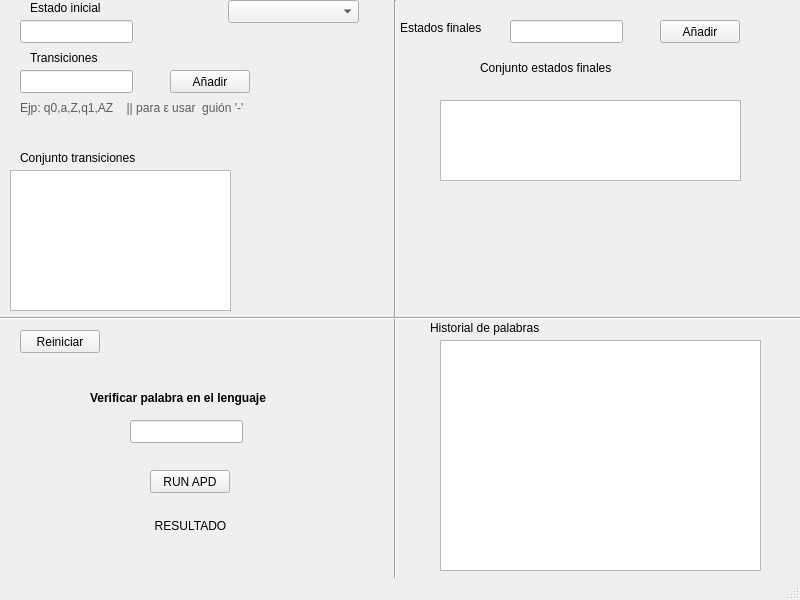
<?xml version="1.0" encoding="UTF-8"?>
<ui version="4.0">
 <class>MainWindow</class>
 <widget class="QMainWindow" name="MainWindow">
  <property name="geometry">
   <rect>
    <x>0</x>
    <y>0</y>
    <width>800</width>
    <height>600</height>
   </rect>
  </property>
  <property name="windowTitle">
   <string>MainWindow</string>
  </property>
  <widget class="QWidget" name="centralwidget">
   <widget class="QLineEdit" name="wordLineEdit">
    <property name="geometry">
     <rect>
      <x>130</x>
      <y>420</y>
      <width>113</width>
      <height>23</height>
     </rect>
    </property>
   </widget>
   <widget class="QLineEdit" name="initialStateLineEdit">
    <property name="geometry">
     <rect>
      <x>20</x>
      <y>20</y>
      <width>113</width>
      <height>23</height>
     </rect>
    </property>
    <property name="text">
     <string/>
    </property>
   </widget>
   <widget class="QLineEdit" name="addTransitionLineEdit">
    <property name="geometry">
     <rect>
      <x>20</x>
      <y>70</y>
      <width>113</width>
      <height>23</height>
     </rect>
    </property>
    <property name="palette">
     <palette>
      <active>
       <colorrole role="WindowText">
        <brush brushstyle="SolidPattern">
         <color alpha="255">
          <red>0</red>
          <green>0</green>
          <blue>0</blue>
         </color>
        </brush>
       </colorrole>
       <colorrole role="Button">
        <brush brushstyle="SolidPattern">
         <color alpha="255">
          <red>74</red>
          <green>74</green>
          <blue>74</blue>
         </color>
        </brush>
       </colorrole>
       <colorrole role="Text">
        <brush brushstyle="SolidPattern">
         <color alpha="255">
          <red>0</red>
          <green>0</green>
          <blue>0</blue>
         </color>
        </brush>
       </colorrole>
       <colorrole role="ButtonText">
        <brush brushstyle="SolidPattern">
         <color alpha="255">
          <red>0</red>
          <green>0</green>
          <blue>0</blue>
         </color>
        </brush>
       </colorrole>
       <colorrole role="PlaceholderText">
        <brush brushstyle="SolidPattern">
         <color alpha="255">
          <red>0</red>
          <green>0</green>
          <blue>0</blue>
         </color>
        </brush>
       </colorrole>
      </active>
      <inactive>
       <colorrole role="WindowText">
        <brush brushstyle="SolidPattern">
         <color alpha="255">
          <red>0</red>
          <green>0</green>
          <blue>0</blue>
         </color>
        </brush>
       </colorrole>
       <colorrole role="Button">
        <brush brushstyle="SolidPattern">
         <color alpha="255">
          <red>74</red>
          <green>74</green>
          <blue>74</blue>
         </color>
        </brush>
       </colorrole>
       <colorrole role="Text">
        <brush brushstyle="SolidPattern">
         <color alpha="255">
          <red>0</red>
          <green>0</green>
          <blue>0</blue>
         </color>
        </brush>
       </colorrole>
       <colorrole role="ButtonText">
        <brush brushstyle="SolidPattern">
         <color alpha="255">
          <red>0</red>
          <green>0</green>
          <blue>0</blue>
         </color>
        </brush>
       </colorrole>
       <colorrole role="PlaceholderText">
        <brush brushstyle="SolidPattern">
         <color alpha="255">
          <red>0</red>
          <green>0</green>
          <blue>0</blue>
         </color>
        </brush>
       </colorrole>
      </inactive>
      <disabled>
       <colorrole role="WindowText">
        <brush brushstyle="SolidPattern">
         <color alpha="255">
          <red>0</red>
          <green>0</green>
          <blue>0</blue>
         </color>
        </brush>
       </colorrole>
       <colorrole role="Button">
        <brush brushstyle="SolidPattern">
         <color alpha="255">
          <red>74</red>
          <green>74</green>
          <blue>74</blue>
         </color>
        </brush>
       </colorrole>
       <colorrole role="Text">
        <brush brushstyle="SolidPattern">
         <color alpha="255">
          <red>0</red>
          <green>0</green>
          <blue>0</blue>
         </color>
        </brush>
       </colorrole>
       <colorrole role="ButtonText">
        <brush brushstyle="SolidPattern">
         <color alpha="255">
          <red>0</red>
          <green>0</green>
          <blue>0</blue>
         </color>
        </brush>
       </colorrole>
       <colorrole role="PlaceholderText">
        <brush brushstyle="SolidPattern">
         <color alpha="255">
          <red>0</red>
          <green>0</green>
          <blue>0</blue>
         </color>
        </brush>
       </colorrole>
      </disabled>
     </palette>
    </property>
    <property name="font">
     <font>
      <kerning>true</kerning>
     </font>
    </property>
    <property name="styleSheet">
     <string notr="true">QLineEdit{
	color: #000000
}</string>
    </property>
    <property name="text">
     <string/>
    </property>
   </widget>
   <widget class="QLineEdit" name="addFinalStateLineEdit">
    <property name="geometry">
     <rect>
      <x>510</x>
      <y>20</y>
      <width>113</width>
      <height>23</height>
     </rect>
    </property>
   </widget>
   <widget class="QPushButton" name="addFinalStateButton">
    <property name="geometry">
     <rect>
      <x>660</x>
      <y>20</y>
      <width>80</width>
      <height>23</height>
     </rect>
    </property>
    <property name="text">
     <string>Añadir</string>
    </property>
   </widget>
   <widget class="QPushButton" name="addTransitionButton">
    <property name="geometry">
     <rect>
      <x>170</x>
      <y>70</y>
      <width>80</width>
      <height>23</height>
     </rect>
    </property>
    <property name="text">
     <string>Añadir</string>
    </property>
   </widget>
   <widget class="QPushButton" name="resetButton">
    <property name="geometry">
     <rect>
      <x>20</x>
      <y>330</y>
      <width>80</width>
      <height>23</height>
     </rect>
    </property>
    <property name="font">
     <font>
      <weight>50</weight>
      <bold>false</bold>
     </font>
    </property>
    <property name="text">
     <string>Reiniciar</string>
    </property>
   </widget>
   <widget class="QPushButton" name="evaluateButton">
    <property name="geometry">
     <rect>
      <x>150</x>
      <y>470</y>
      <width>80</width>
      <height>23</height>
     </rect>
    </property>
    <property name="text">
     <string>RUN APD</string>
    </property>
   </widget>
   <widget class="QListWidget" name="transitionsListWidget">
    <property name="geometry">
     <rect>
      <x>10</x>
      <y>170</y>
      <width>221</width>
      <height>141</height>
     </rect>
    </property>
   </widget>
   <widget class="QListWidget" name="historyListWidget">
    <property name="geometry">
     <rect>
      <x>440</x>
      <y>340</y>
      <width>321</width>
      <height>231</height>
     </rect>
    </property>
   </widget>
   <widget class="QListWidget" name="finalStatesListWidget">
    <property name="geometry">
     <rect>
      <x>440</x>
      <y>100</y>
      <width>301</width>
      <height>81</height>
     </rect>
    </property>
   </widget>
   <widget class="QLabel" name="resultLabel">
    <property name="geometry">
     <rect>
      <x>0</x>
      <y>500</y>
      <width>381</width>
      <height>51</height>
     </rect>
    </property>
    <property name="text">
     <string>RESULTADO</string>
    </property>
    <property name="alignment">
     <set>Qt::AlignCenter</set>
    </property>
    <property name="wordWrap">
     <bool>false</bool>
    </property>
   </widget>
   <widget class="QLabel" name="label">
    <property name="geometry">
     <rect>
      <x>30</x>
      <y>0</y>
      <width>81</width>
      <height>16</height>
     </rect>
    </property>
    <property name="text">
     <string>Estado inicial</string>
    </property>
   </widget>
   <widget class="QLabel" name="label_2">
    <property name="geometry">
     <rect>
      <x>30</x>
      <y>50</y>
      <width>101</width>
      <height>16</height>
     </rect>
    </property>
    <property name="text">
     <string>Transiciones</string>
    </property>
   </widget>
   <widget class="QLabel" name="label_3">
    <property name="geometry">
     <rect>
      <x>20</x>
      <y>150</y>
      <width>151</width>
      <height>16</height>
     </rect>
    </property>
    <property name="text">
     <string>Conjunto transiciones</string>
    </property>
   </widget>
   <widget class="QLabel" name="label_4">
    <property name="geometry">
     <rect>
      <x>400</x>
      <y>20</y>
      <width>121</width>
      <height>16</height>
     </rect>
    </property>
    <property name="text">
     <string>Estados finales</string>
    </property>
   </widget>
   <widget class="QLabel" name="label_5">
    <property name="geometry">
     <rect>
      <x>480</x>
      <y>60</y>
      <width>161</width>
      <height>16</height>
     </rect>
    </property>
    <property name="text">
     <string>Conjunto estados finales</string>
    </property>
   </widget>
   <widget class="QLabel" name="label_6">
    <property name="geometry">
     <rect>
      <x>430</x>
      <y>320</y>
      <width>211</width>
      <height>16</height>
     </rect>
    </property>
    <property name="text">
     <string>Historial de palabras </string>
    </property>
   </widget>
   <widget class="Line" name="line">
    <property name="geometry">
     <rect>
      <x>380</x>
      <y>0</y>
      <width>31</width>
      <height>661</height>
     </rect>
    </property>
    <property name="orientation">
     <enum>Qt::Vertical</enum>
    </property>
   </widget>
   <widget class="Line" name="line_2">
    <property name="geometry">
     <rect>
      <x>0</x>
      <y>310</y>
      <width>891</width>
      <height>16</height>
     </rect>
    </property>
    <property name="orientation">
     <enum>Qt::Horizontal</enum>
    </property>
   </widget>
   <widget class="QComboBox" name="presetComboBox">
    <property name="geometry">
     <rect>
      <x>228</x>
      <y>0</y>
      <width>131</width>
      <height>23</height>
     </rect>
    </property>
   </widget>
   <widget class="QLabel" name="label_7">
    <property name="geometry">
     <rect>
      <x>20</x>
      <y>100</y>
      <width>271</width>
      <height>16</height>
     </rect>
    </property>
    <property name="styleSheet">
     <string notr="true">QLabel{
	color: #5b5b5b
}</string>
    </property>
    <property name="text">
     <string>Ejp: q0,a,Z,q1,AZ    || para ε usar  guión '-' </string>
    </property>
   </widget>
   <widget class="QLabel" name="label_8">
    <property name="geometry">
     <rect>
      <x>90</x>
      <y>390</y>
      <width>221</width>
      <height>16</height>
     </rect>
    </property>
    <property name="font">
     <font>
      <weight>75</weight>
      <italic>false</italic>
      <bold>true</bold>
     </font>
    </property>
    <property name="styleSheet">
     <string notr="true">QLabel{
	color: #000000
}</string>
    </property>
    <property name="text">
     <string>Verificar palabra en el lenguaje</string>
    </property>
   </widget>
  </widget>
  <widget class="QMenuBar" name="menubar">
   <property name="geometry">
    <rect>
     <x>0</x>
     <y>0</y>
     <width>800</width>
     <height>20</height>
    </rect>
   </property>
  </widget>
  <widget class="QStatusBar" name="statusbar"/>
 </widget>
 <resources/>
 <connections/>
</ui>
